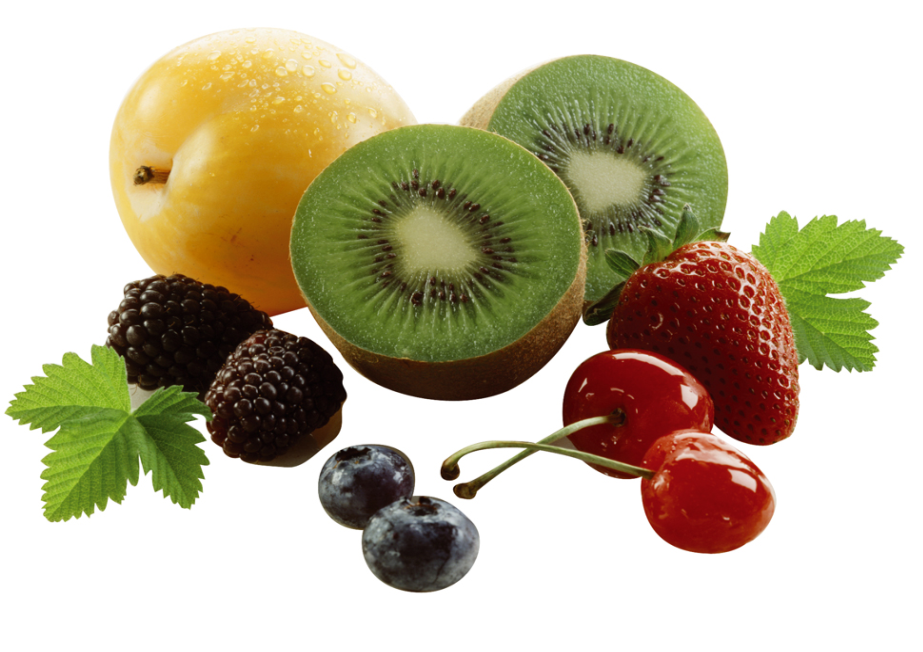
#> input picture fruits.png, 923 x 652 px, given in place of the camera
$ jupyter execute 'Computer vision.ipynb'   (shell and % lines are left out)   (Python 2 division)   (older library calls are emulated)   (text cells are left out)
#> lines starting #> are read from the running program, lines starting #| are printed output that depends on the picture; after the words box and inside, x2 and y2 are one past the last pixel; in counts of white or black regions, pixels touching at a corner belong together
[cell 1]
%pylab inline

[cell 2]
import cv2
# Some code from openCV docs

[cell 3]
cap = cv2.VideoCapture(0)

[cell 4]
cap.open(0)

[cell 5]
cap.isOpened()

[cell 6]
ret, frame = cap.read()
#> frame is the input picture: shape (652, 923, 3); mean B, G, R 157.9, 183.4, 191.8
cap.release()

[cell 7]
type(frame)

[cell 8]
frame.dtype

[cell 9]
frame.shape

[cell 10]
imshow(frame)

[cell 11]
imshow(frame[:,:,::-1])

[cell 12]
image_rgb = cv2.cvtColor(frame, cv2.COLOR_BGR2RGB)
imshow(image_rgb)

[cell 13]
cap = cv2.VideoCapture(0)

while(True):
    # Capture frame-by-frame
    ret, frame = cap.read()

    cv2.imshow('frame',frame)
    if cv2.waitKey(1) & 0xFF == ord('q'):
#> (key q is pressed here)
        break

# When everything done, release the capture
cap.release()
#cv2.destroyAllWindows()

[cell 14]
import numpy as np
import cv2

cap = cv2.VideoCapture(0)

while(True):
    # Capture frame-by-frame
    ret, frame = cap.read()

    # Our operations on the frame come here
    gray = cv2.cvtColor(frame, cv2.COLOR_BGR2GRAY)

    # Display the resulting frame
    cv2.imshow('frame',gray)
    if cv2.waitKey(1) & 0xFF == ord('q'):
#> (key q is pressed here)
        break

# When everything done, release the capture
cap.release()
cv2.destroyAllWindows()

[cell 15]
cap.release()

[cell 16]
cap = cv2.VideoCapture(0)

while(True):
    # Capture frame-by-frame
    ret, frame = cap.read()
    frame = cv2.cvtColor(frame, cv2.COLOR_BGR2GRAY)
    edges = cv2.Canny(frame, 40, 120, apertureSize = 3)
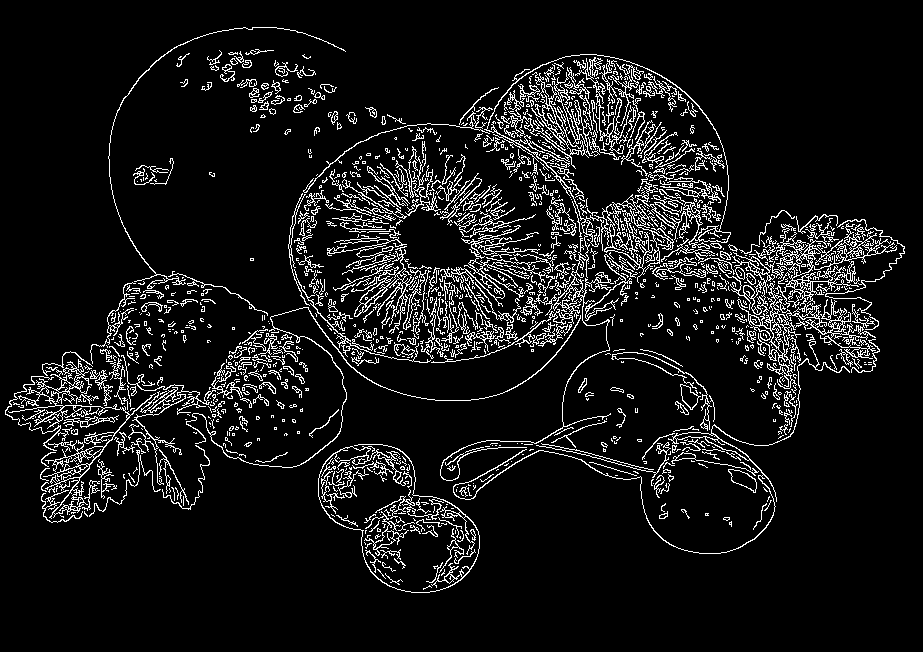
#> edges: shape (652, 923); 8.6% white in thin lines or dots, all inside (x1, y1, x2, y2) = (5, 27, 905, 593)
    cv2.imshow('frame', edges)

    if cv2.waitKey(1) & 0xFF == ord('q'):
#> (key q is pressed here)
        break

# When everything done, release the capture
cap.release()
#cv2.destroyAllWindows()
print "done!"

[cell 17]
def detect(img):
    cascade = cv2.CascadeClassifier("/usr/share/opencv/haarcascades/haarcascade_frontalface_alt.xml")
    rects = cascade.detectMultiScale(img)
#> rects = ()

    if len(rects) == 0:
        return []
    rects[:, 2:] += rects[:, :2]
    return rects

[cell 18]
cap = cv2.VideoCapture(0)

while(True):
    # Capture frame-by-frame
    ret, frame = cap.read()

    rects = detect(frame)
#> rects = []
    for x1, y1, x2, y2 in rects:
        cv2.rectangle(frame, (x1, y1), (x2, y2), (127, 255, 0), 2)
#> this loop made 0 passes

    cv2.imshow('frame',frame)

    if cv2.waitKey(1) & 0xFF == ord('q'):
#> (key q is pressed here)
        break

# When everything done, release the capture
cap.release()
#cv2.destroyAllWindows()
print "done!"

[cell 19]
cap = cv2.VideoCapture(0)

ret, prevframe = cap.read()

while(True):
    # Capture frame-by-frame
    ret, frame = cap.read()

    difference = frame - prevframe
#> difference: shape (652, 923, 3); every value is 0

    cv2.imshow('frame',difference)

    prevframe = frame
    if cv2.waitKey(1) & 0xFF == ord('q'):
#> (key q is pressed here)
        break

# When everything done, release the capture
cap.release()
#cv2.destroyAllWindows()
print "done!"

[cell 20]
cap = cv2.VideoCapture(0)

ret, prevframe = cap.read()
prevframe = cv2.cvtColor(prevframe, cv2.COLOR_BGR2GRAY)
while(True):
    # Capture frame-by-frame
    ret, frame = cap.read()

    frame = cv2.cvtColor(frame, cv2.COLOR_BGR2GRAY)
    difference = frame - prevframe
#> difference: shape (652, 923); every value is 0

    cv2.imshow('frame',difference)

    prevframe = frame
    if cv2.waitKey(1) & 0xFF == ord('q'):
#> (key q is pressed here)
        break

# When everything done, release the capture
cap.release()
#cv2.destroyAllWindows()
print "done!"

[cell 21]
cap = cv2.VideoCapture(0)

sigma = 10

ret, prevframe = cap.read()
prevframe = cv2.cvtColor(prevframe, cv2.COLOR_BGR2GRAY)
prevframe = cv2.GaussianBlur( difference, (0,0), 30 )
while(True):
    # Capture frame-by-frame
    ret, frame = cap.read()

    frame = cv2.cvtColor(frame, cv2.COLOR_BGR2GRAY)
    frame = cv2.GaussianBlur( frame, (0,0), 30 )
#> frame: shape (652, 923)
    difference = frame - prevframe

    difference = cv2.GaussianBlur(difference, (0,0), 30 )

    cv2.imshow('frame',difference)

    prevframe = frame
    if cv2.waitKey(1) & 0xFF == ord('q'):
#> (key q is pressed here)
        break

# When everything done, release the capture
cap.release()
#cv2.destroyAllWindows()
print "done!"

[cell 22]
cap = cv2.VideoCapture(0)

sigma = 40

while(True):
    # Capture frame-by-frame
    ret, frame = cap.read()

    frame = cv2.cvtColor(frame, cv2.COLOR_BGR2GRAY)
    ret,frame = cv2.threshold(frame,100,255,cv2.THRESH_BINARY)
#> frame: shape (652, 923); 77.9% white; 316 black regions (277 under 20 px), largest, box (x1, y1, x2, y2) and area: (291, 169, 797, 553) 76702, (107, 214, 347, 500) 36279, (363, 518, 473, 592) 5335

    cv2.imshow('frame',frame)

    if cv2.waitKey(1) & 0xFF == ord('q'):
#> (key q is pressed here)
        break

# When everything done, release the capture
cap.release()
#cv2.destroyAllWindows()
print "done!"

[cell 23]
from scipy.ndimage import gaussian_filter

cap = cv2.VideoCapture(0)

sigma = 40

ret, prevframe = cap.read()
#prevframe = cv2.cvtColor(prevframe, cv2.COLOR_BGR2GRAY)
prevframe = gaussian_filter(prevframe, sigma)
prevframe2 = gaussian_filter(prevframe, sigma)
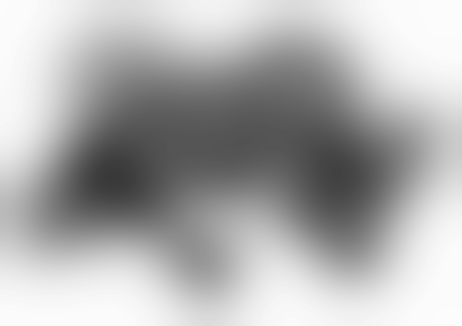
#> prevframe2: shape (652, 923, 3) (shown at 1/2 size); min 57, max 252, mean 174.8
while(True):
    # Capture frame-by-frame
    ret, frame = cap.read()

    #sumframe = frame
    sumframe = frame/3 + prevframe/3 + prevframe2/3
    prevframe2 = prevframe
    prevframe = frame

    cv2.imshow('frame',sumframe)

    if cv2.waitKey(1) & 0xFF == ord('q'):
#> (key q is pressed here)
        break

# When everything done, release the capture
cap.release()
cv2.destroyAllWindows()
print "done!"

[cell 24]
from scipy.ndimage import gaussian_filter

cap = cv2.VideoCapture(0)

sigma = 40

ret, prevframe = cap.read()
prevframe = gaussian_filter(prevframe, sigma)
while(True):
    ret, frame = cap.read()

    sumframe = frame/4 + prevframe/2
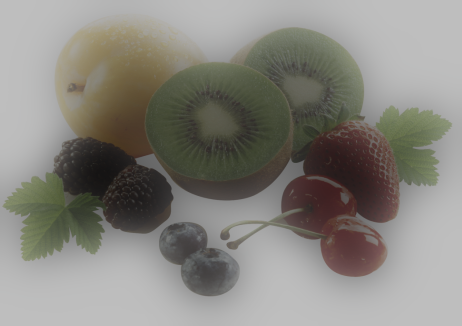
#> sumframe: shape (652, 923, 3) (shown at 1/2 size); mean B, G, R 126.9, 133.2, 135.2
    prevframe = sumframe

    cv2.imshow('Window',sumframe)

    if cv2.waitKey(1) & 0xFF == ord('q'):
#> (key q is pressed here)
        break

# When everything done, release the capture
cap.release()
#cv2.destroyAllWindows()
print "done!"

[cell 25]
from scipy.ndimage import gaussian_filter

cap = cv2.VideoCapture(0)
bgs = cv2.BackgroundSubtractorMOG(24*60, 1, 0.7, 0.01)
while(True):
    # Capture frame-by-frame
    ret, frame = cap.read()

    frame = bgs.apply(frame)

    cv2.imshow('Window',frame)

    if cv2.waitKey(1) & 0xFF == ord('q'):
#> (key q is pressed here)
        break

# When everything done, release the capture
cap.release()
#cv2.destroyAllWindows()
print "done!"

[cell 26]
cap = cv2.VideoCapture(0)
bgs = cv2.BackgroundSubtractorMOG(24*60, 5, 0.1)
while(True):
    # Capture frame-by-frame
    ret, frame = cap.read()
    frame = cv2.cvtColor(frame, cv2.COLOR_BGR2GRAY)

    bgmask = bgs.apply(frame)

    cv2.imshow('frame', frame*(bgmask/255))

    if cv2.waitKey(1) & 0xFF == ord('q'):
#> (key q is pressed here)
        break

# When everything done, release the capture
cap.release()
#cv2.destroyAllWindows()
print "done!"

[cell 27]
#Motion Tracking uses code from http://derek.simkowiak.net/motion-tracking-with-python/

from scipy.ndimage import gaussian_filter

cap = cv2.VideoCapture(0)
ret, color_image = cap.read()

accum = np.float32(color_image)

while(True):
    # Capture frame-by-frame
    ret, color_image = cap.read()
    color_image = cv2.GaussianBlur( color_image, (0,0), 19 )
    cv2.accumulateWeighted( color_image, accum, 0.320)
    difference = cv2.absdiff( color_image, accum.astype(uint8))
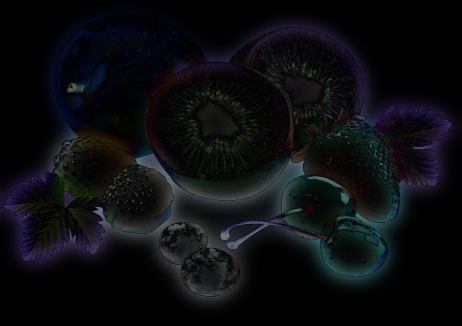
#> difference: shape (652, 923, 3) (shown at 1/2 size); mean B, G, R 16, 13.2, 11.9

    cv2.imshow('frame', difference)

    if cv2.waitKey(1) & 0xFF == ord('q'):
#> (key q is pressed here)
        break

# When everything done, release the capture
cap.release()
#cv2.destroyAllWindows()
print "done!"

[cell 28]
# blob tracking

cap = cv2.VideoCapture(0)
ret, frame = cap.read()
frame = cv2.cvtColor(frame, cv2.COLOR_BGR2GRAY)

accum = np.float32(frame)
#> accum: shape (652, 923) float32

params = cv2.SimpleBlobDetector_Params()
params.minDistBetweenBlobs = 50.0
params.filterByInertia = False
params.filterByConvexity = False
params.filterByColor = False
params.filterByCircularity = False
params.filterByArea = True
params.minArea = 20.0
params.maxArea = 500.0
params.minThreshold = 40
blobdetect = cv2.SimpleBlobDetector(params)

while(True):
    # Capture frame-by-frame
    ret, frame = cap.read()
    frame = cv2.cvtColor(frame, cv2.COLOR_BGR2GRAY)
    color_image = cv2.GaussianBlur( frame, (0,0), 19 )
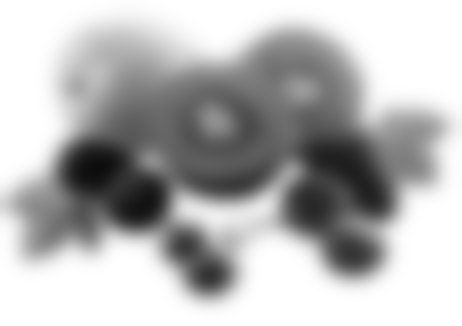
#> color_image: shape (652, 923) (shown at 1/2 size); min 13, max 255, mean 183
    cv2.accumulateWeighted( frame, accum, 0.320)
    difference = cv2.absdiff( frame, accum.astype(uint8))

    keypoints = blobdetect.detect(difference)
#> keypoints = ()

    for kp in keypoints:
        cv2.circle(difference, (int(kp.pt[0]),int(kp.pt[1])), int(kp.size), (255, 0,0), -1)

    cv2.imshow('frame', difference)
    if cv2.waitKey(1) & 0xFF == ord('q'):
#> (key q is pressed here)
        break

# When everything done, release the capture
cap.release()
#cv2.destroyAllWindows()
print "done!"

[cell 29]
from scipy.ndimage import gaussian_filter

cap = cv2.VideoCapture(0)

ret, frame = cap.read()

cap.release()

frame = cv2.cvtColor(frame, cv2.COLOR_BGR2GRAY)

edges = cv2.Canny(frame,50,150,apertureSize = 3)
#> edges: shape (652, 923); 7.1% white in thin lines or dots, all inside (x1, y1, x2, y2) = (5, 31, 905, 593)

lines = cv2.HoughLines(edges,1,np.pi/180, 200)
#> lines = 38 rows, first 8: [428, 1.33], [432, 1.34], [434, 1.34], [424, 1.34], [426, 1.34], [430, 1.36], [423, 1.36], [420, 1.36]

for rho,theta in lines[0]:
    a = np.cos(theta)
    b = np.sin(theta)
    x0 = a*rho
    y0 = b*rho
    x1 = int(x0 + 1000*(-b))
    y1 = int(y0 + 1000*(a))
    x2 = int(x0 - 1000*(-b))
    y2 = int(y0 - 1000*(a))

    cv2.line(frame,(x1,y1),(x2,y2),(0,0,0),2)
#> this loop made 1 pass
#> (rho, theta, a, b, x0, y0, x1, y1) on pass 1: (428, 1.33, 0.242, 0.97, 103.5, 415.3, -866, 657)
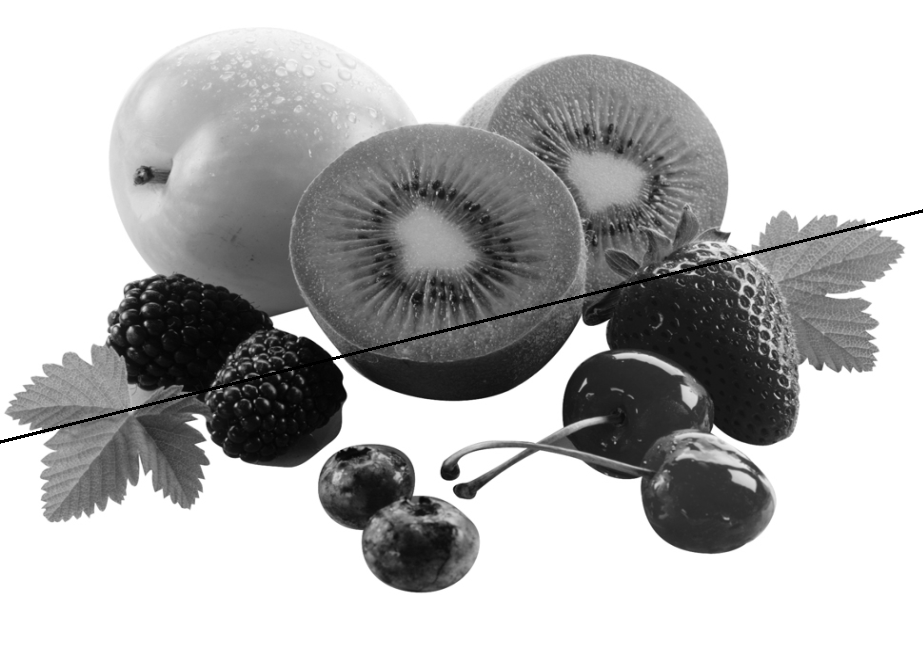
#> frame: shape (652, 923); min 0, max 255, mean 182.4

imshow(frame, cmap=cm.gray)

[cell 30]
cap = cv2.VideoCapture(0)

while(True):
    # Capture frame-by-frame
    ret, frame = cap.read()
    frame = cv2.cvtColor(frame, cv2.COLOR_BGR2GRAY)

    edges = cv2.Canny(frame,50,150,apertureSize = 3)

    lines = cv2.HoughLines(edges,1,np.pi/180,200)

    for rho,theta in lines[0]:
        a = np.cos(theta)
        b = np.sin(theta)
        x0 = a*rho
        y0 = b*rho
        x1 = int(x0 + 1000*(-b))
        y1 = int(y0 + 1000*(a))
        x2 = int(x0 - 1000*(-b))
        y2 = int(y0 - 1000*(a))

        cv2.line(edges,(x1,y1),(x2,y2),(0,0,255),2)
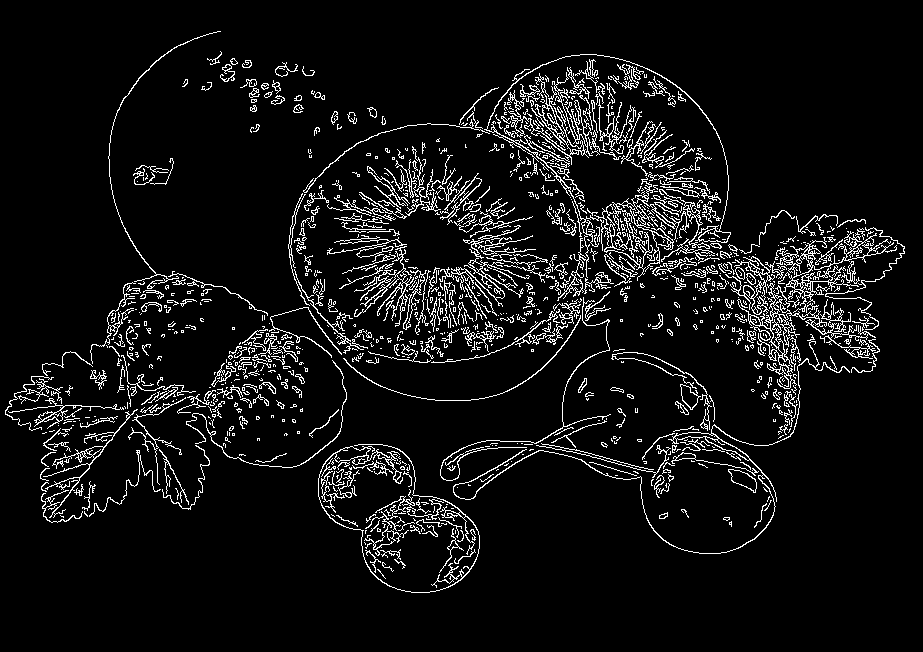
#> edges: shape (652, 923); 7% white in thin lines or dots, all inside (x1, y1, x2, y2) = (5, 31, 905, 593)

    cv2.imshow('frame', edges)

    if cv2.waitKey(1) & 0xFF == ord('q'):
#> (key q is pressed here)
        break

# When everything done, release the capture
cap.release()
#cv2.destroyAllWindows()
print "done!"
